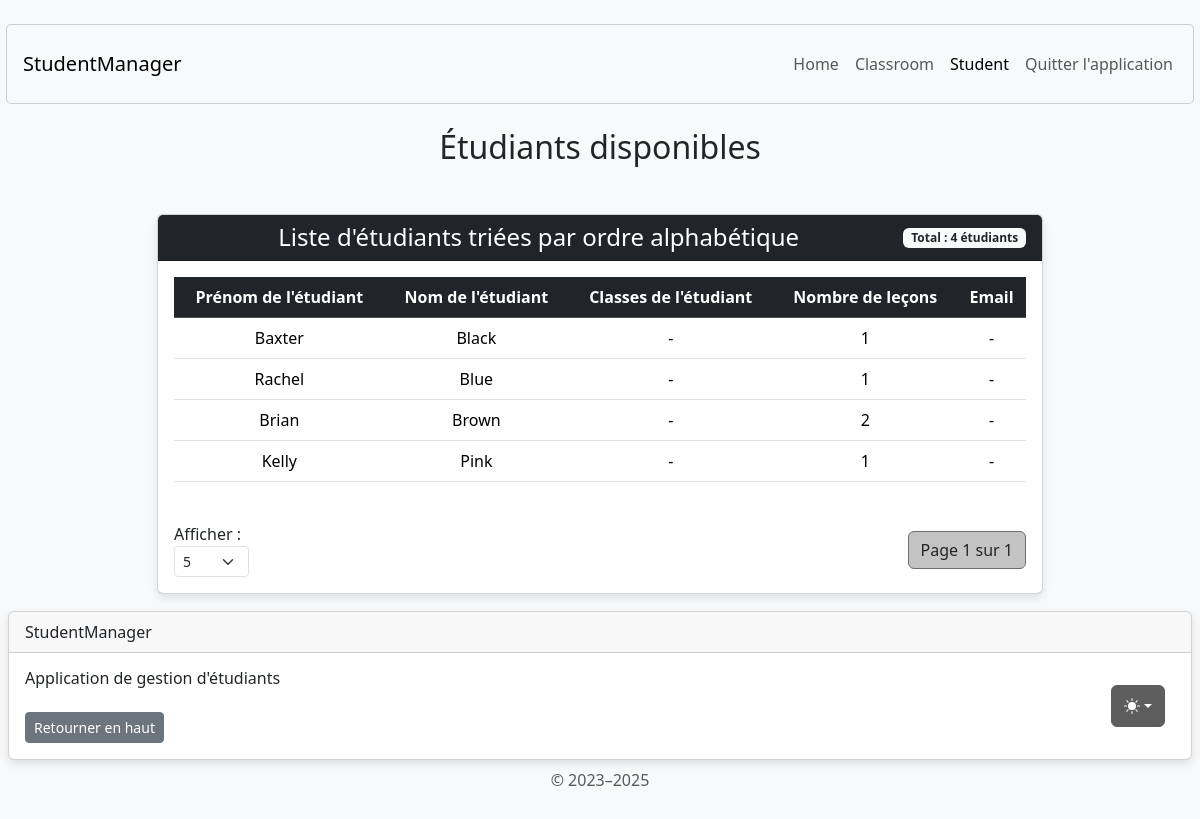
Before: /student/display/?page=2&items_per_page=5 with the older database file.
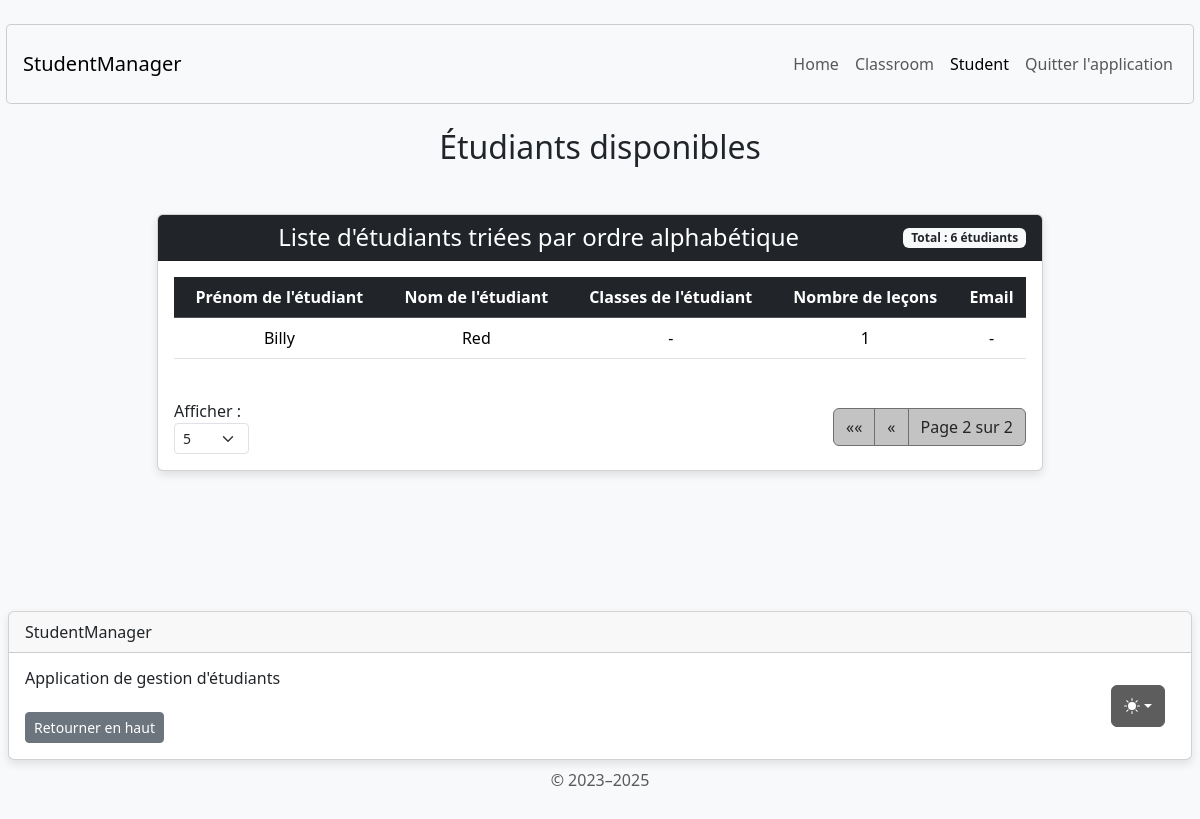
After: the same page with the newer database file.
### student/models.py (models this page shows, shortened)
class Student(AbstractUser):
    username = None
    email = models.EmailField('email address', unique=True, null=True, blank=True)
    USERNAME_FIELD = 'email'
    REQUIRED_FIELDS = []
    classroom = models.ForeignKey(
        Classroom,
        on_delete=models.SET_NULL,
        null=True,
        blank=True,
        related_name="students"
    )
    lessons = models.ManyToManyField(Lesson, through='StudentLesson', blank=True)
    groups = models.ManyToManyField(
        'auth.Group',
        blank=True,
        related_name='student_set',
        help_text='The groups this user belongs to.',
        verbose_name='groups'
    )
    user_permissions = models.ManyToManyField(
        'auth.Permission',
        blank=True,
        related_name='student_set_permissions',
        help_text='Specific permissions for this user.',
        verbose_name='user permissions'
    )

### student/views.py (the view)
# urls.py: path('student/display/', display_students_view, name='display_students'),
def display_students_view(request):
    try:
        items_per_page = int(request.GET.get('items_per_page', 5))
        if items_per_page not in [5, 10, 50, 100]:
            items_per_page = 5
    except (ValueError, TypeError):
        items_per_page = 5
    students = Student.objects.all() \
        .order_by('last_name', 'first_name') \
        .select_related('classroom') \
        .prefetch_related('lessons')
    paginator = Paginator(students, items_per_page)
    page_number = request.GET.get('page')
    page_obj = paginator.get_page(page_number)
    context = {
        'page_obj': page_obj,
        'students': page_obj.object_list,
        'has_students': page_obj.object_list.exists(),
        'items_per_page': items_per_page,
        'per_page_options': [5, 10, 50, 100]
    }
    return render(request, 'student/display_students.html', context)

### student/templates/student/display_students.html (shortened to what the changed rows need)
{% extends 'home/base.html' %}
{% load static %}
{% block content %}
<body class="d-flex align-items-center py-4 bg-body-tertiary">
    <main class="container text-center">
        <h2 class="mb-4 mt-4">Étudiants disponibles</h2>
        <div class="container mt-5">
            <div class="row justify-content-center">
                <div class="col-md-10">
                    <div class="card">
                        <div class="card-header bg-dark text-white d-flex justify-content-between align-items-center">
                            <h4 class="mb-0 flex-grow-1 text-center">Liste d'étudiants triées par ordre alphabétique</h4>
                            <span class="badge bg-light text-dark">
                                Total : {{ page_obj.paginator.count }} étudiants
                            </span>
                        </div>
                        <div class="card-body">
                            {% if has_students %}
                            <div class="table-responsive">
                                <table class="table table-hover">
                                    <thead class="table-dark">
                                        <tr>
                                            <th scope="col">Prénom de l'étudiant</th>
                                            <th scope="col">Nom de l'étudiant</th>
                                            <th scope="col">Classes de l'étudiant</th>
                                            <th scope="col">Nombre de leçons</th>
                                            <th scope="col">Email</th>
                                        </tr>
                                    </thead>
                                    <tbody>
                                        {% for student in students %}
                                        <tr>
                                            <td>{{ student.first_name }}</td>
                                            <td>{{ student.last_name }}</td>
                                            <td>
                                                {% if student.classroom %}
                                                    {{ student.classroom }}
                                                {% else %}
                                                    -
                                                {% endif %}
                                            </td>
                                            <td>
                                                {% if student.lessons.count %}
                                                    {{ student.lessons.count }}
                                                {% else %}
                                                    -
                                                {% endif %}
                                            </td>
                                            <td>
                                                {% if student.email %}
                                                    {{ student.email }}
                                                {% else %}
                                                    -
                                                {% endif %}
                                            </td>
                                        </tr>
                                        {% endfor %}
                                    </tbody>
                                </table>
                            </div>
                            <div class="pagination-container mt-4">
                                <div>
                                    <form method="GET" class="form-inline">
                                        <label for="items_per_page" class="me-2">Afficher :</label>
                                        <select name="items_per_page" id="items_per_page" class="form-select form-select-sm" onchange="this.form.submit()">
                                            {% for option in per_page_options %}
                                            <option value="{{ option }}" {% if items_per_page == option %}selected{% endif %}>{{ option }}</option>
                                            {% endfor %}
                                        </select>
                                    </form>
                                </div>
                                <nav>
                                    <ul class="pagination mb-0">
                                        {% if page_obj.has_previous %}
                                        <li class="page-item">
                                            <a class="page-link" href="?page=1&items_per_page={{ items_per_page }}" aria-label="First">
                                                <span aria-hidden="true">&laquo;&laquo;</span>
                                            </a>
                                        </li>
                                        <li class="page-item">
                                            <a class="page-link" href="?page={{ page_obj.previous_page_number }}&items_per_page={{ items_per_page }}" aria-label="Previous">
                                                <span aria-hidden="true">&laquo;</span>
                                            </a>
                                        </li>
                                        {% endif %}
                                        <li class="page-item disabled">
                                            <span class="page-link">
                                                Page {{ page_obj.number }} sur {{ page_obj.paginator.num_pages }}
                                            </span>
                                        </li>
                                    </ul>
                                </nav>
                            </div>
                            {% else %}
                            <div class="alert alert-info" role="alert">
                                Il n'y a pas d'étudiants à afficher.
                            </div>
                            {% endif %}
                        </div>
                    </div>
                </div>
            </div>
        </div>
    </main>
</body>
{% endblock content %}

Changed rows visible on the page:
no longer on this page (row edited): Student: first_name "Baxter", last_name "Black", lessons.count "1"
no longer on this page (row unchanged): Student: first_name "Rachel", last_name "Blue", lessons.count "1"
no longer on this page (row unchanged): Student: first_name "Brian", last_name "Brown", lessons.count "2"
no longer on this page (row unchanged): Student: first_name "Kelly", last_name "Pink", lessons.count "1"
added Student: first_name "Billy", last_name "Red", lessons.count "1"
Other visible differences:
{{ page_obj.paginator.count }}: "4" → "6"
{{ page_obj.number }}: "1" → "2"
{{ page_obj.paginator.num_pages }}: "1" → "2"
